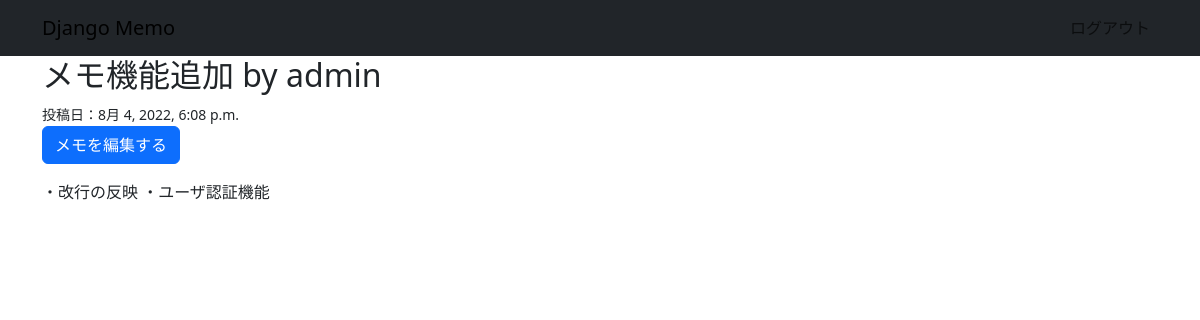
The page /memo/3/ (signed in) on the database as committed earlier.
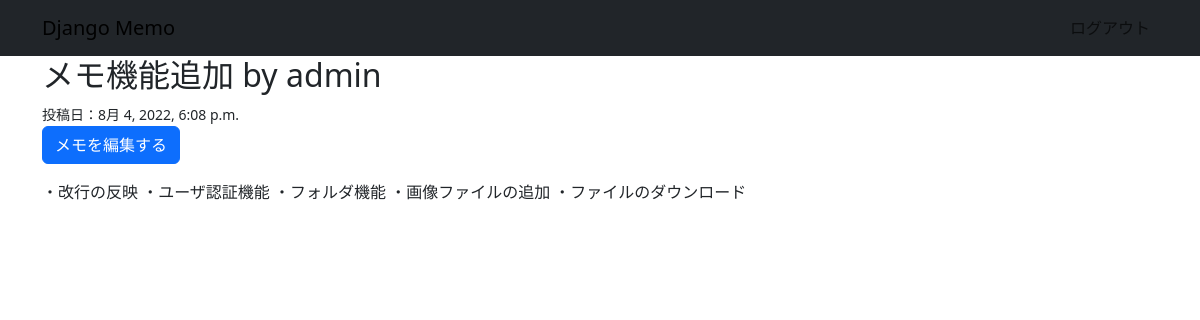
The same page on the database as committed later.
### memo/models.py (models this page shows, shortened)
class Memo(models.Model):
    title = models.CharField('タイトル', max_length=128)
    description = models.TextField('説明', blank=True, null=False, default='')
    created_by = models.ForeignKey(
        settings.AUTH_USER_MODEL,
        verbose_name='投稿者',
        on_delete=models.CASCADE
        )
    created_at = models.DateTimeField('投稿日', auto_now_add=True)
    updated_at = models.DateTimeField('更新日', auto_now=True)
    class Meta:
        db_table = 'db_memo'

### memo/views.py (the view)
# urls.py: path("<int:memo_id>/", views.memo_detail, name = "memo_detail"),
@require_GET
@login_required
def memo_detail(request, memo_id):
    try:
        memo = Memo.objects.get(id=memo_id)
        context = {"memo":memo}
    except Memo.DoesNotExist:
        return handlar404(request, Http404)
    return render(request, "memo_detail.html", context)

### memo/templates/memo_detail.html
{% extends "base.html" %}
{% block main %}
<div>
    <h2>{{ memo.title }} by {{ memo.created_by.username }}</h2>
    <small>投稿日：{{ memo.created_at }}</small>
    <p><a class="btn btn-primary" href="{% url 'memo_edit' memo.id %}">メモを編集する</a></p>
    <p>{{ memo.description }}</p>
</div>
{% endblock %}

Rows that differ between the two databases and show on the page:
changed Memo "メモ機能追加": description "・改行の反映 ・ユーザ認証機能" → "・改行の反映 ・ユーザ認証機能 ・フォルダ機能 ・画像ファイルの追加 ・ファイルのダウンロード"
